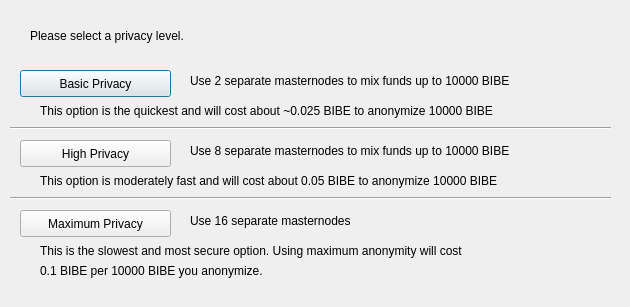
<?xml version="1.0" encoding="UTF-8"?>
<ui version="4.0">
 <class>ObfuscationConfig</class>
 <widget class="QDialog" name="ObfuscationConfig">
  <property name="geometry">
   <rect>
    <x>0</x>
    <y>0</y>
    <width>630</width>
    <height>307</height>
   </rect>
  </property>
  <property name="windowTitle">
   <string>Configure Obfuscation</string>
  </property>
  <widget class="QPushButton" name="buttonBasic">
   <property name="geometry">
    <rect>
     <x>20</x>
     <y>70</y>
     <width>151</width>
     <height>27</height>
    </rect>
   </property>
   <property name="text">
    <string>Basic Privacy</string>
   </property>
  </widget>
  <widget class="QPushButton" name="buttonHigh">
   <property name="geometry">
    <rect>
     <x>20</x>
     <y>140</y>
     <width>151</width>
     <height>27</height>
    </rect>
   </property>
   <property name="text">
    <string>High Privacy</string>
   </property>
  </widget>
  <widget class="QPushButton" name="buttonMax">
   <property name="geometry">
    <rect>
     <x>20</x>
     <y>210</y>
     <width>151</width>
     <height>27</height>
    </rect>
   </property>
   <property name="text">
    <string>Maximum Privacy</string>
   </property>
  </widget>
  <widget class="QLabel" name="label">
   <property name="geometry">
    <rect>
     <x>30</x>
     <y>20</y>
     <width>571</width>
     <height>31</height>
    </rect>
   </property>
   <property name="text">
    <string>Please select a privacy level.</string>
   </property>
  </widget>
  <widget class="QLabel" name="label_2">
   <property name="geometry">
    <rect>
     <x>190</x>
     <y>70</y>
     <width>421</width>
     <height>21</height>
    </rect>
   </property>
   <property name="text">
    <string>Use 2 separate masternodes to mix funds up to 10000 BIBE</string>
   </property>
  </widget>
  <widget class="QLabel" name="label_3">
   <property name="geometry">
    <rect>
     <x>190</x>
     <y>140</y>
     <width>411</width>
     <height>21</height>
    </rect>
   </property>
   <property name="text">
    <string>Use 8 separate masternodes to mix funds up to 10000 BIBE</string>
   </property>
  </widget>
  <widget class="QLabel" name="label_4">
   <property name="geometry">
    <rect>
     <x>190</x>
     <y>210</y>
     <width>421</width>
     <height>21</height>
    </rect>
   </property>
   <property name="text">
    <string>Use 16 separate masternodes</string>
   </property>
  </widget>
  <widget class="QLabel" name="label_6">
   <property name="geometry">
    <rect>
     <x>40</x>
     <y>100</y>
     <width>561</width>
     <height>21</height>
    </rect>
   </property>
   <property name="text">
    <string>This option is the quickest and will cost about ~0.025 BIBE to anonymize 10000 BIBE</string>
   </property>
  </widget>
  <widget class="QLabel" name="label_7">
   <property name="geometry">
    <rect>
     <x>40</x>
     <y>170</y>
     <width>561</width>
     <height>21</height>
    </rect>
   </property>
   <property name="text">
    <string>This option is moderately fast and will cost about 0.05 BIBE to anonymize 10000 BIBE</string>
   </property>
  </widget>
  <widget class="QLabel" name="label_8">
   <property name="geometry">
    <rect>
     <x>40</x>
     <y>240</y>
     <width>561</width>
     <height>21</height>
    </rect>
   </property>
   <property name="text">
    <string>This is the slowest and most secure option. Using maximum anonymity will cost</string>
   </property>
  </widget>
  <widget class="QLabel" name="label_9">
   <property name="geometry">
    <rect>
     <x>40</x>
     <y>260</y>
     <width>561</width>
     <height>21</height>
    </rect>
   </property>
   <property name="text">
    <string>0.1 BIBE per 10000 BIBE you anonymize.</string>
   </property>
  </widget>
  <widget class="Line" name="line">
   <property name="geometry">
    <rect>
     <x>10</x>
     <y>120</y>
     <width>601</width>
     <height>16</height>
    </rect>
   </property>
   <property name="orientation">
    <enum>Qt::Horizontal</enum>
   </property>
  </widget>
  <widget class="Line" name="line_2">
   <property name="geometry">
    <rect>
     <x>10</x>
     <y>190</y>
     <width>601</width>
     <height>16</height>
    </rect>
   </property>
   <property name="orientation">
    <enum>Qt::Horizontal</enum>
   </property>
  </widget>
 </widget>
 <resources/>
 <connections/>
</ui>
